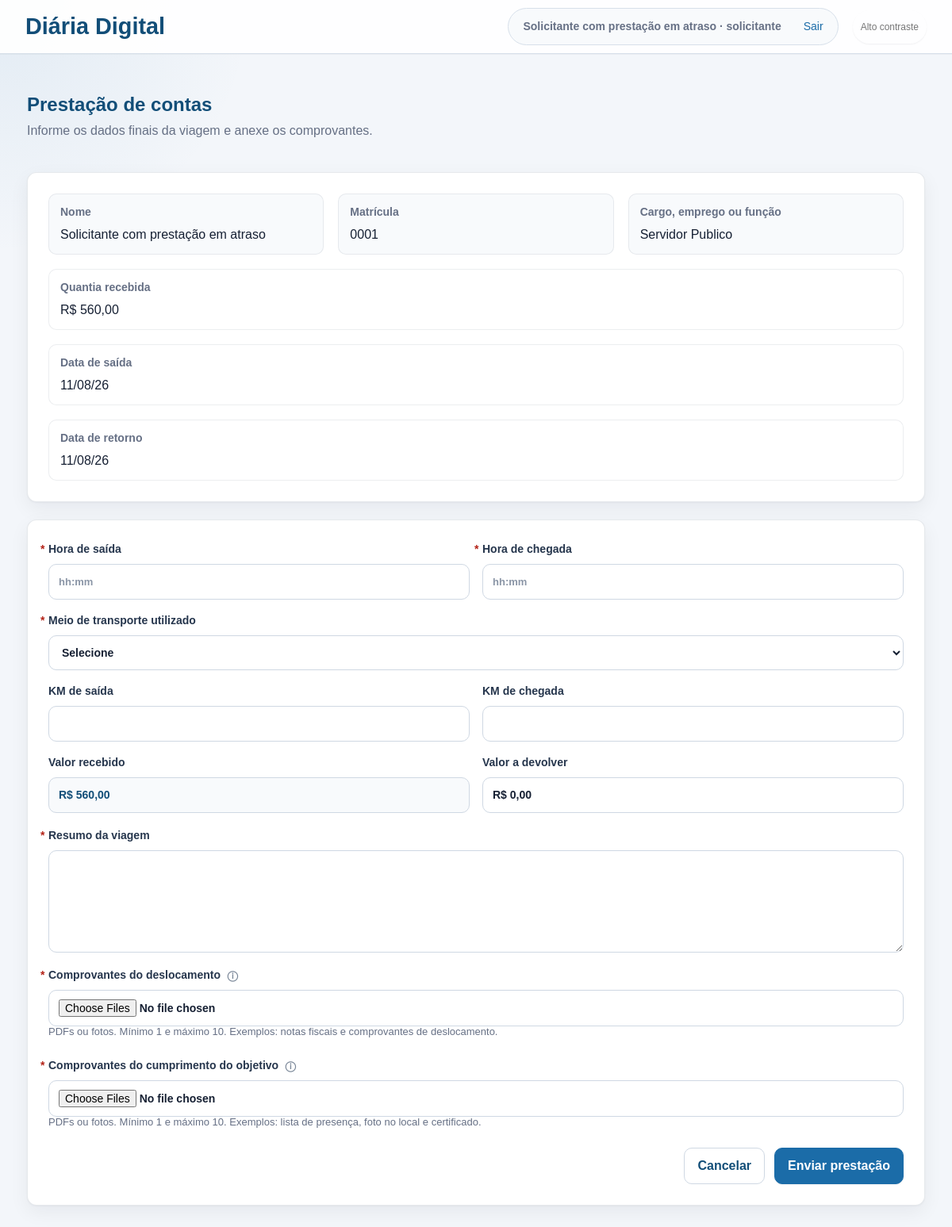
The page /solicitacoes/4/prestacao (signed in) on the database its author committed.
### tables this page shows
CREATE TABLE users (
                id INTEGER PRIMARY KEY AUTOINCREMENT,
                name TEXT NOT NULL,
                email TEXT NOT NULL UNIQUE,
                password_hash TEXT NOT NULL,
                role TEXT NOT NULL CHECK(role IN ('solicitante', 'validador'))
            , daily_group TEXT, registration TEXT, public_position TEXT, cpf TEXT);

CREATE TABLE requests (
                id INTEGER PRIMARY KEY AUTOINCREMENT,
                user_id INTEGER NOT NULL,
                destination TEXT NOT NULL,
                departure_date TEXT NOT NULL,
                return_date TEXT NOT NULL,
                objective TEXT NOT NULL,
                estimated_amount REAL NOT NULL,
                status TEXT NOT NULL DEFAULT 'rascunho',
                validator_comment TEXT,
                accountability_text TEXT,
                created_at TEXT NOT NULL,
                updated_at TEXT NOT NULL, daily_group TEXT, daily_range TEXT, has_overnight INTEGER DEFAULT 1, accountability_departure_time TEXT, accountability_arrival_time TEXT, transport_mode TEXT, departure_km REAL, arrival_km REAL, refund_amount REAL DEFAULT 0, departure_time TEXT, return_time TEXT, distance_km REAL, daily_factor REAL, base_amount REAL, overnight_count INTEGER DEFAULT 0, daily_quantity REAL,
                FOREIGN KEY(user_id) REFERENCES users(id)
            );

### app.py (the view, shortened to what this page needs)
@app.route("/solicitacoes/<int:request_id>/prestacao", methods=["GET", "POST"])
@role_required("solicitante")
def submit_accountability(request_id):
    daily_request = get_request_or_404(request_id)
    if daily_request["user_id"] != current_user()["id"]:
        abort(403)
    if daily_request["status"] not in ["aprovada", "prestacao_correcao_solicitada"]:
        flash("A prestação de contas não está disponível para o status atual.", "warning")
        return redirect(url_for("request_detail", request_id=request_id))
    attachments = get_attachments(request_id)
    if request.method == "GET":
        return render_template(
            "form_prestacao.html",
            **accountability_form_context(daily_request, attachments),
        )

### app.py (called while the page is built)
def get_db():
    conn = sqlite3.connect(DATABASE)
    conn.row_factory = sqlite3.Row
    return conn

def current_user():
    if "user_id" not in session:
        return None
    with get_db() as db:
        return db.execute("SELECT * FROM users WHERE id = ?", (session["user_id"],)).fetchone()

@app.context_processor
def inject_user():
    return {
        "current_user": current_user(),
        "daily_groups": DAILY_GROUPS,
        "daily_ranges": DAILY_RANGES,
        "status_labels": STATUS_LABELS,
        "role_labels": ROLE_LABELS,
    }

@app.template_filter("date_br")
def date_br(value):
    if not value:
        return ""
    return datetime.fromisoformat(value).strftime("%d/%m/%y")

@app.template_filter("moeda_br")
def moeda_br(value):
    amount = float(value or 0)
    formatted = f"{amount:,.2f}"
    return formatted.replace(",", "X").replace(".", ",").replace("X", ".")

def role_required(role):
    def decorator(view):
        @wraps(view)
        def wrapped_view(**kwargs):
            user = current_user()
            if user is None:
                return redirect(url_for("login"))
            if user["role"] != role:
                abort(403)
            return view(**kwargs)
        return wrapped_view
    return decorator

def get_request_or_404(request_id):
    with get_db() as db:
        daily_request = db.execute(
            """
            SELECT r.*, u.name AS requester_name, u.cpf AS requester_cpf,
                   u.registration AS requester_registration,
                   u.public_position AS requester_position
            FROM requests r
            JOIN users u ON u.id = r.user_id
            WHERE r.id = ?
            """,
            (request_id,),
        ).fetchone()
    if daily_request is None:
        abort(404)
    return daily_request

def accountability_form_context(daily_request, attachments=None):
    attachments = attachments or []
    displacement_attachments = [
        item for item in attachments if item["attachment_type"] == "deslocamento"
    ]
    objective_attachments = [
        item for item in attachments if item["attachment_type"] == "objetivo"
    ]
    return {
        "daily_request": daily_request,
        "displacement_attachments": displacement_attachments,
        "objective_attachments": objective_attachments,
        "transport_modes": ["Aéreo", "Coletivo Rodoviário", "Veículo próprio", "Veículo oficial"],
    }

### templates/form_prestacao.html (shortened to what this page needs)
{% extends "base.html" %}
{% block content %}
<div class="page-heading">
    <div>
        <h1>Prestação de contas</h1>
        <p class="muted">Informe os dados finais da viagem e anexe os comprovantes.</p>
    </div>
</div>
<section class="details">
    <div>
        <strong>Nome</strong>
        <span>{{ daily_request["requester_name"] }}</span>
    </div>
    <div>
        <strong>Matrícula</strong>
        <span>{{ daily_request["requester_registration"] or "-" }}</span>
    </div>
    <div>
        <strong>Cargo, emprego ou função</strong>
        <span>{{ daily_request["requester_position"] or "-" }}</span>
    </div>
    <div>
        <strong>Quantia recebida</strong>
        <span>R$ {{ daily_request["estimated_amount"]|moeda_br }}</span>
    </div>
    <div>
        <strong>Data de saída</strong>
        <span>{{ daily_request["departure_date"]|date_br }}</span>
    </div>
    <div>
        <strong>Data de retorno</strong>
        <span>{{ daily_request["return_date"]|date_br }}</span>
    </div>
</section>
<form method="post" enctype="multipart/form-data" class="form wide">
    <div class="grid">
        <label class="required optional-when-full-refund">
            Hora de saída
            <input class="time-24" type="text" name="accountability_departure_time" value="{{ daily_request['accountability_departure_time'] or '' }}" required placeholder="hh:mm" maxlength="5" inputmode="numeric">
        </label>
        <label class="required optional-when-full-refund">
            Hora de chegada
            <input class="time-24" type="text" name="accountability_arrival_time" value="{{ daily_request['accountability_arrival_time'] or '' }}" required placeholder="hh:mm" maxlength="5" inputmode="numeric">
        </label>
        <label class="required full-row optional-when-full-refund">
            Meio de transporte utilizado
            <select id="transportMode" name="transport_mode" required>
                <option value="">Selecione</option>
            </select>
        </label>
        <div class="official-vehicle-field km-group full-row">
            <label>
                KM de saída
                <input id="departureKm" class="km-input" type="text" name="departure_km" inputmode="decimal" value="{{ daily_request['departure_km'] or '' }}">
            </label>
            <label>
                KM de chegada
                <input id="arrivalKm" class="km-input" type="text" name="arrival_km" inputmode="decimal" value="{{ daily_request['arrival_km'] or '' }}">
            </label>
        </div>
        <label>
            Valor recebido
            <input type="text" value="R$ {{ daily_request['estimated_amount']|moeda_br }}" readonly>
        </label>
        <label>
            Valor a devolver
            <input id="refundAmountDisplay" type="text" value="R$ {{ (daily_request['refund_amount'] or 0)|moeda_br }}" inputmode="numeric">
        </label>
    </div>
    <label class="required">
        Resumo da viagem
        <textarea name="accountability_text" rows="5" required>{{ daily_request["accountability_text"] or "" }}</textarea>
    </label>
    <section class="proof-section optional-when-full-refund">
        <label class="required">
            <span class="label-with-tooltip">Comprovantes do deslocamento <span class="info-tooltip" tabindex="0" role="button" aria-label="Informacao: Documento ou comprovante relacionado ao deslocamento realizado, como nota fiscal por exemplo.">&#9432;</span></span>
            <input type="file" name="displacement_attachments" accept=".pdf,.png,.jpg,.jpeg" multiple>
        </label>
        <p class="muted">PDFs ou fotos. Mínimo 1 e máximo 10. Exemplos: notas fiscais e comprovantes de deslocamento.</p>
    </section>
    <section class="proof-section optional-when-full-refund">
        <label class="required">
            <span class="label-with-tooltip">Comprovantes do cumprimento do objetivo <span class="info-tooltip" tabindex="0" role="button" aria-label="Informacao: Documento que comprove o cumprimento da finalidade da viagem, como certificado, declaração, lista de presença ou documento equivalente.">&#9432;</span></span>
            <input type="file" name="objective_attachments" accept=".pdf,.png,.jpg,.jpeg" multiple>
        </label>
        <p class="muted">PDFs ou fotos. Mínimo 1 e máximo 10. Exemplos: lista de presença, foto no local e certificado.</p>
    </section>
    <div class="actions">
        <a class="button secondary" href="{{ url_for('request_detail', request_id=daily_request['id']) }}">Cancelar</a>
        <button type="submit">Enviar prestação</button>
    </div>
</form>
{% endblock %}

### templates/base.html (shortened to what this page needs)
<!doctype html>
<html lang="pt-BR">
<head>
    <link rel="stylesheet" href="{{ url_for('static', filename='estilos.css') }}">
</head>
<body>
    <header class="topbar">
        <a class="brand" href="{{ url_for('index') }}">Diária Digital</a>
        <div class="topbar-actions">
            {% if current_user %}
                <nav aria-label="Navegação principal">
                    <span>{{ current_user["name"] }} · {{ current_user["role"] }}</span>
                    <a href="{{ url_for('logout') }}">Sair</a>
                </nav>
            {% endif %}
            <button type="button" class="contrast-toggle" data-contrast-toggle aria-pressed="false">
            </button>
        </div>
    </header>
    <main id="conteudo-principal" class="container" tabindex="-1">
        {% block content %}{% endblock %}
    </main>
</body>
</html>

### rows shown on the page
users: name "Solicitante com prestação em atraso", role "solicitante", requester_name "Solicitante com prestação em atraso", registration "0001", public_position "Servidor Publico"
requests: estimated_amount|moeda_br "560,00", departure_date "11/08/26", return_date "11/08/26", estimated_amount|moeda_br "R$ 560,00", refund_amount "R$ 0,00"
